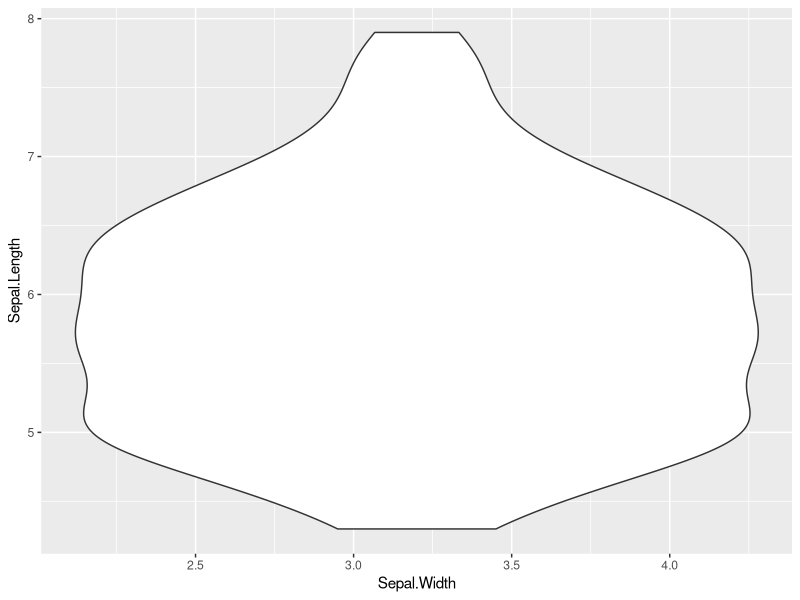

This figure's R source:
install.packages("ggplot2")
library(ggplot2)
head(iris)
ggplot(data = iris, aes(x=Sepal.Width, y=Sepal.Length)) + geom_violin()
